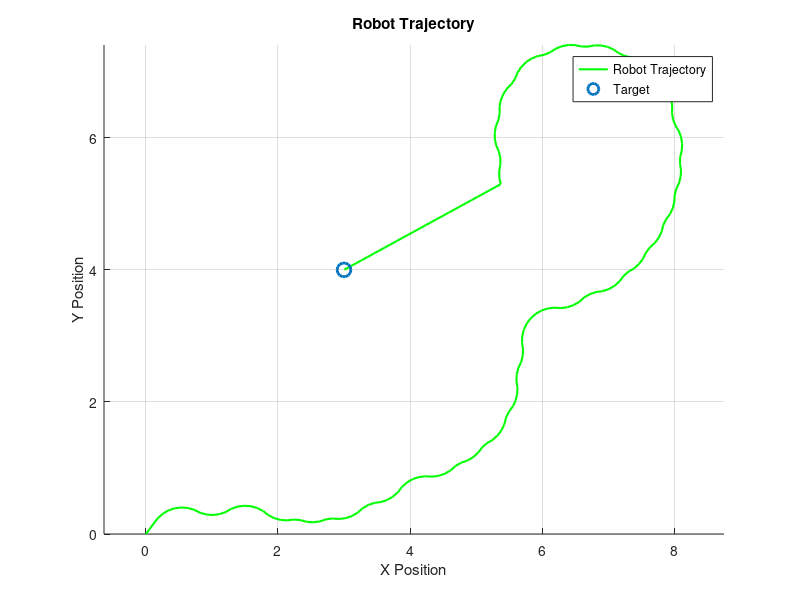
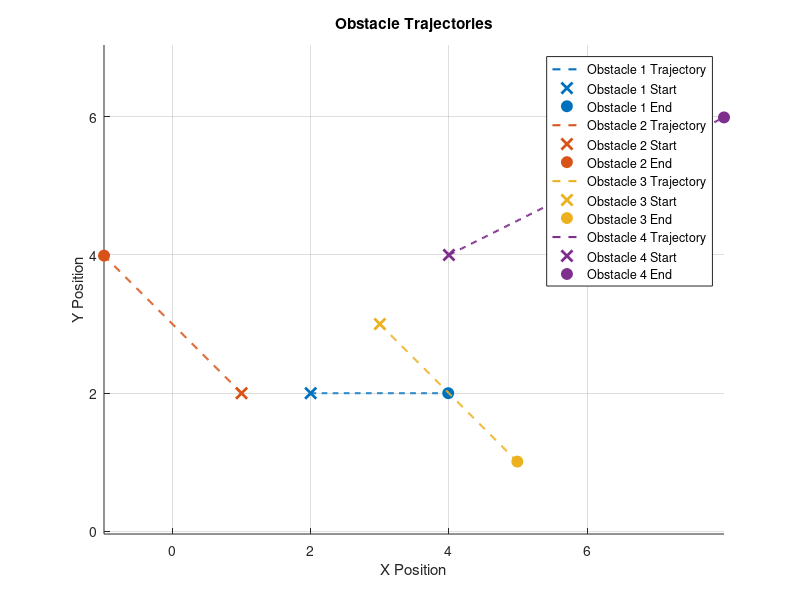
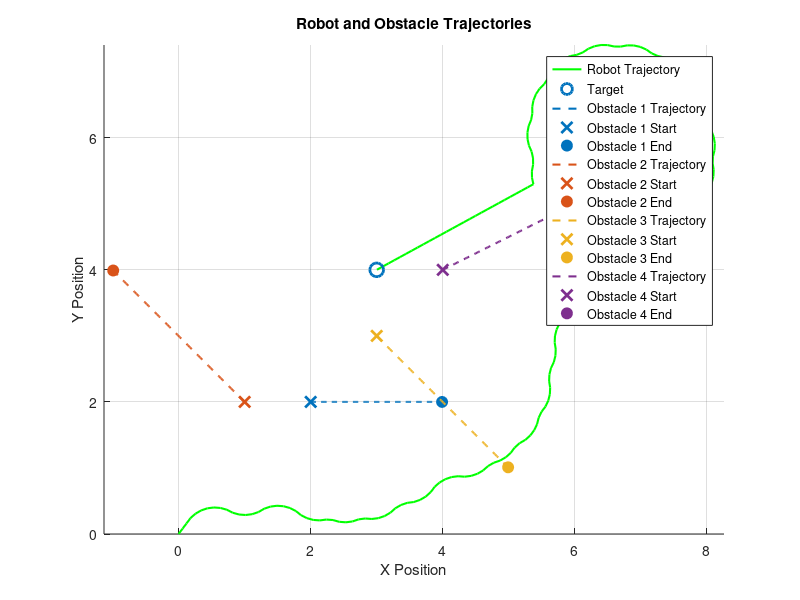

These figures' MATLAB source, in order:
% 初始化障碍物的初始位置和速度
obstacles = struct('x', [2, 1, 3, 4], 'y', [2, 2, 3, 4], ...
                   'vx', [0.1, -0.1, 0.1, 0.2], 'vy', [0, 0.1, -0.1, 0.1]);

% 初始化参数
d_safe = 1.9; % 安全距离
gamma = 0.3;      % 控制参数 γ
delta = 0.9;      % 控制参数 δ
v = 1;
u_max = 2;
v_star = gamma * delta;
x = 0; % 小车初始位置
y = 0;
theta = 0; % 小车初始方向

dt = 0.1;
t_max = 20;
num_steps = t_max / dt;
target_position = [3, 4]; % 目标位置
min_distance_to_target = 0.05; % 目标距离阈值

% 记录数据
x_history = zeros(num_steps, 1);
y_history = zeros(num_steps, 1);
obstacle_traj = struct('x', zeros(num_steps, length(obstacles.x)), ...
                       'y', zeros(num_steps, length(obstacles.y)));
distances_history = zeros(num_steps, length(obstacles.x));

% 初始化障碍物的轨迹数组
for j = 1:length(obstacles.x)
    obstacle_traj.x(1, j) = obstacles.x(j);
    obstacle_traj.y(1, j) = obstacles.y(j);
end

prev_d_t = inf;

% 仿真主循环
for i = 2:num_steps
    % 更新障碍物位置
    for j = 1:length(obstacles.x)
        obstacles.x(j) = obstacles.x(j) + obstacles.vx(j) * dt;
        obstacles.y(j) = obstacles.y(j) + obstacles.vy(j) * dt;
        obstacle_traj.x(i, j) = obstacles.x(j);
        obstacle_traj.y(i, j) = obstacles.y(j);
    end
    
    % 判断是否到达目标点
    distance_to_target = sqrt((x - target_position(1))^2 + (y - target_position(2))^2);
    if distance_to_target < min_distance_to_target
        fprintf('Target reached at step %d (time = %.2f s)\n', i, i * dt);
        x_history(i:end) = x;
        y_history(i:end) = y;
        break;
    end
    
    % 计算到最近障碍物的距离
    distances = sqrt((x - obstacles.x).^2 + (y - obstacles.y).^2);
    d_t = min(distances);
    distances_history(i, :) = distances;
    if i > 1
        d_t_dot = (d_t - prev_d_t) / dt;
    else
        d_t_dot = 0;
    end
    prev_d_t = d_t;
    
    % 判断是否可以直线前往目标
    if d_t > d_safe + 0.2
        % 朝向目标
        theta_to_target = atan2(target_position(2) - y, target_position(1) - x);
        x = x + v * cos(theta_to_target) * dt;
        y = y + v * sin(theta_to_target) * dt;
        theta = theta_to_target;
        fprintf('Step %d: Decision - Moving Straight to Target\n', i);
    else
        % 启用避障控制（滑模控制律）
        z = d_t - d_safe;
        if abs(z) > delta
            chi_z = v_star * sign(z);
        else
            chi_z = gamma * z;
        end
        u = u_max * sign(d_t_dot + chi_z); % 控制角速度
        % 更新小车状态
        x = x + v * cos(theta) * dt;
        y = y + v * sin(theta) * dt;
        theta = theta + u * dt;
        fprintf('Step %d: Decision - Obstacle Avoidance\n', i);
    end
    fprintf('Step %d: Obstacle 1 -> x: %.2f, y: %.2f, vx: %.2f, vy: %.2f\n', ...
        i, obstacles.x(1), obstacles.y(1), obstacles.vx(1), obstacles.vy(1));

    % 保存当前状态
    x_history(i) = x;
    y_history(i) = y;
end

% 图 1：小车轨迹和目标
figure;
hold on;
plot(x_history, y_history, 'g-', 'LineWidth', 1.5, 'DisplayName', 'Robot Trajectory');
plot(target_position(1), target_position(2), 'o', 'MarkerSize', 10, 'LineWidth', 2, ...
     'DisplayName', 'Target'); % 绘制目标点镂空圆
legend('Location', 'best');
title('Robot Trajectory');
xlabel('X Position');
ylabel('Y Position');
grid on;
axis equal;
hold off;

% 图 2：障碍物轨迹
figure;
hold on;
colors = lines(length(obstacles.x)); % 定义不同障碍物颜色
for j = 1:length(obstacles.x)
    % 去掉轨迹中的无效点 (0,0)
    valid_indices = ~(obstacle_traj.x(:, j) == 0 & obstacle_traj.y(:, j) == 0);
    traj_x = obstacle_traj.x(valid_indices, j);
    traj_y = obstacle_traj.y(valid_indices, j);
    
    % 绘制障碍物轨迹
    plot(traj_x, traj_y, '--', 'Color', colors(j, :), ...
         'LineWidth', 1.5, 'DisplayName', ['Obstacle ' num2str(j) ' Trajectory']);
    % 绘制起点
    plot(traj_x(1), traj_y(1), 'x', 'Color', colors(j, :), ...
         'MarkerSize', 8, 'LineWidth', 2, 'DisplayName', ['Obstacle ' num2str(j) ' Start']);
    % 绘制终点
    plot(traj_x(end), traj_y(end), 'o', 'Color', colors(j, :), ...
         'MarkerSize', 8, 'MarkerFaceColor', colors(j, :), 'DisplayName', ['Obstacle ' num2str(j) ' End']);
end
legend('Location', 'best');
title('Obstacle Trajectories');
xlabel('X Position');
ylabel('Y Position');
grid on;
axis equal;
hold off;

% 图 3：小车轨迹和目标 + 障碍物轨迹
figure;
hold on;

% 绘制小车轨迹
plot(x_history, y_history, 'g-', 'LineWidth', 1.5, 'DisplayName', 'Robot Trajectory');

% 绘制目标点
plot(target_position(1), target_position(2), 'o', 'MarkerSize', 10, 'LineWidth', 2, ...
     'DisplayName', 'Target'); % 绘制目标点镂空圆

% 定义障碍物颜色
colors = lines(length(obstacles.x));

% 绘制障碍物轨迹
for j = 1:length(obstacles.x)
    % 去掉轨迹中的无效点 (0,0)
    valid_indices = ~(obstacle_traj.x(:, j) == 0 & obstacle_traj.y(:, j) == 0);
    traj_x = obstacle_traj.x(valid_indices, j);
    traj_y = obstacle_traj.y(valid_indices, j);
    
    % 绘制障碍物轨迹
    plot(traj_x, traj_y, '--', 'Color', colors(j, :), ...
         'LineWidth', 1.5, 'DisplayName', ['Obstacle ' num2str(j) ' Trajectory']);
    % 绘制起点
    plot(traj_x(1), traj_y(1), 'x', 'Color', colors(j, :), ...
         'MarkerSize', 8, 'LineWidth', 2, 'DisplayName', ['Obstacle ' num2str(j) ' Start']);
    % 绘制终点
    plot(traj_x(end), traj_y(end), 'o', 'Color', colors(j, :), ...
         'MarkerSize', 8, 'MarkerFaceColor', colors(j, :), 'DisplayName', ['Obstacle ' num2str(j) ' End']);
end

% 添加图例和图表设置
legend('Location', 'best');
title('Robot and Obstacle Trajectories');
xlabel('X Position');
ylabel('Y Position');
grid on;
axis equal;
hold off;

